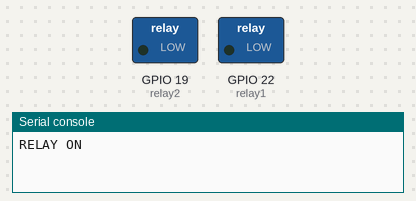
Recording of a program running on a simulated ESP32 board running MicroPython. On the bench: switched loads named in the program (green lamp = pin HIGH), the last lines printed to the serial console.

Above: at 1.5 s.
At 4.5 s:
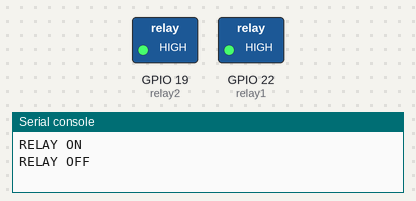
Timing chart, 0 to 7.8 s (numbered marks = the images above):
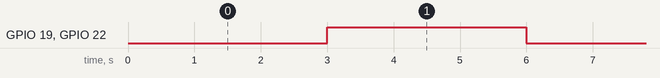

The program:

atom_relay.py
```python
from machine import Pin
from time import sleep

relay1 = Pin(22, Pin.OUT)
relay2 = Pin(19, Pin.OUT)

while True:
    # RELAY ON
    print("RELAY ON")
    relay1.value(0)
    relay2.value(0)
    sleep(3)
    # RELAY OFF
    print("RELAY OFF")
    relay1.value(1)
    relay2.value(1)
    sleep(3)

    try:
        pass
    except KeyboardInterrupt:
        print('Got ctrl-c')
        exit(1)
    finally:
        # Optional cleanup code
        pass
```

Measured:
- by itself, GPIO 19 (relay2), GPIO 22 (relay1): alternates HIGH for 3.0 s and LOW for 3.0 s
